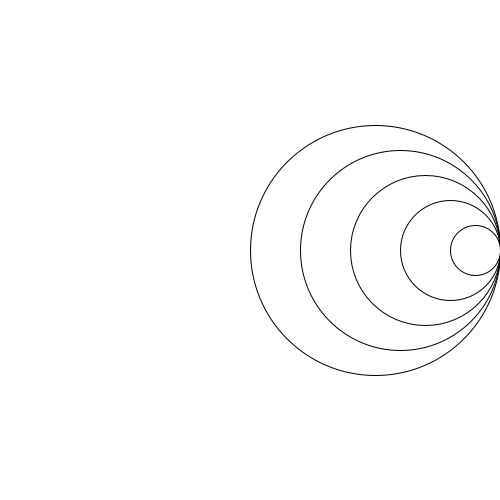
Frame 1 (no input)
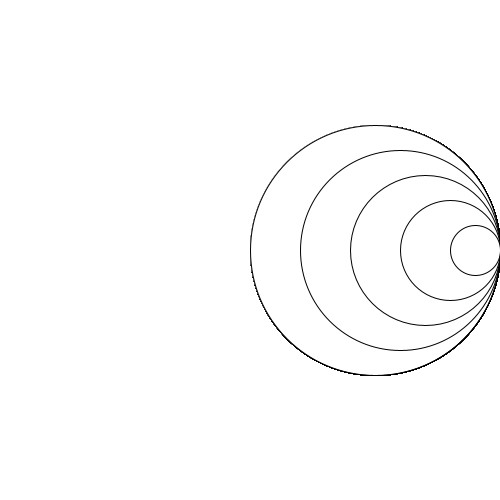
Frame 60 (the mouse pressed at the canvas centre just before this capture)
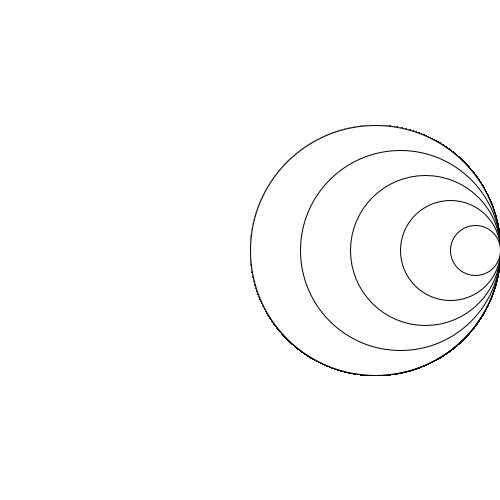
Frame 120 (the mouse held since frame 60 and released just before this capture)

The Processing sketch that drew these frames (run headless with seeded random() and noise(); from frame 60 on, the mouse is pressed at the canvas centre):

// Processing sketch: sketch_9_6
// ── sketch_9_6.pde
void setup() {
  size (500, 500);
  background(255, 255, 255);

}

void draw(){
  
int cirkel =   150;

for (int i = 0; i < 5; i++) {
  ellipse(450 - cirkel/2, 250 , 100+cirkel, 100+cirkel);
  cirkel-=50;
}

}
